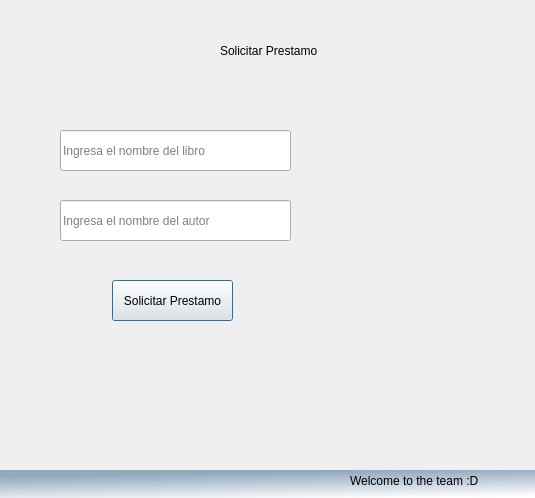
<?xml version="1.0" encoding="UTF-8"?>
<ui version="4.0">
 <class>Dialog</class>
 <widget class="QDialog" name="Dialog">
  <property name="geometry">
   <rect>
    <x>0</x>
    <y>0</y>
    <width>535</width>
    <height>498</height>
   </rect>
  </property>
  <property name="windowTitle">
   <string>Dialog</string>
  </property>
  <widget class="QLabel" name="label_5">
   <property name="geometry">
    <rect>
     <x>0</x>
     <y>470</y>
     <width>711</width>
     <height>31</height>
    </rect>
   </property>
   <property name="styleSheet">
    <string notr="true">font: 87 18pt &quot;Arial Black&quot;;
background-color: qlineargradient(spread:pad, x1:0, y1:0.125, x2:0.334, y2:1, stop:0.0895522 rgba(146, 169, 190, 255), stop:1 rgba(255, 255, 255, 255));</string>
   </property>
   <property name="text">
    <string/>
   </property>
  </widget>
  <widget class="QLabel" name="label_4">
   <property name="geometry">
    <rect>
     <x>350</x>
     <y>460</y>
     <width>231</width>
     <height>41</height>
    </rect>
   </property>
   <property name="text">
    <string>Welcome to the team :D</string>
   </property>
  </widget>
  <widget class="QLabel" name="label_7">
   <property name="geometry">
    <rect>
     <x>310</x>
     <y>170</y>
     <width>231</width>
     <height>211</height>
    </rect>
   </property>
   <property name="styleSheet">
    <string notr="true">image: url(:/images1/lufy.png);</string>
   </property>
   <property name="text">
    <string/>
   </property>
  </widget>
  <widget class="QLabel" name="label">
   <property name="geometry">
    <rect>
     <x>220</x>
     <y>20</y>
     <width>311</width>
     <height>61</height>
    </rect>
   </property>
   <property name="styleSheet">
    <string notr="true">font: 75 18pt &quot;MS Shell Dlg 2&quot;;</string>
   </property>
   <property name="text">
    <string>Solicitar Prestamo</string>
   </property>
  </widget>
  <widget class="QLineEdit" name="leNombreLibro">
   <property name="geometry">
    <rect>
     <x>60</x>
     <y>130</y>
     <width>231</width>
     <height>41</height>
    </rect>
   </property>
   <property name="placeholderText">
    <string>Ingresa el nombre del libro</string>
   </property>
  </widget>
  <widget class="QLineEdit" name="leNombreAutor">
   <property name="geometry">
    <rect>
     <x>60</x>
     <y>200</y>
     <width>231</width>
     <height>41</height>
    </rect>
   </property>
   <property name="placeholderText">
    <string>Ingresa el nombre del autor</string>
   </property>
  </widget>
  <widget class="QPushButton" name="btnSolicitar">
   <property name="geometry">
    <rect>
     <x>112</x>
     <y>280</y>
     <width>121</width>
     <height>41</height>
    </rect>
   </property>
   <property name="styleSheet">
    <string notr="true">font: 75 8pt &quot;MS Shell Dlg 2&quot;;</string>
   </property>
   <property name="text">
    <string>Solicitar Prestamo</string>
   </property>
  </widget>
 </widget>
 <resources>
  <include location="../images/images.qrc"/>
 </resources>
 <connections/>
</ui>
